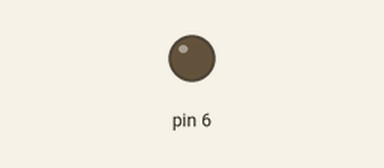
This sketch was run on a simulated Arduino Uno, built with avr-gcc and run on an emulated ATmega328P. Shown: output pins drawn as LEDs (lit = HIGH).

Above: at 2.8 s.
Timing chart, 0 to 7.8 s (numbered marks = the images above):
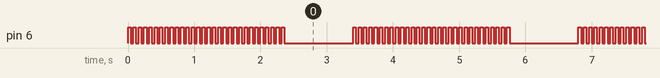

The sketch:

LEDS_OSCILOSCOPIO__FOTOGRAFICA_.ino
```cpp
void setup() {
 pinMode (6, OUTPUT);
}

void loop() {
   for(int x=0;x<30;x++)
   {
    digitalWrite(6,HIGH);
    delay(40);
    digitalWrite(6,LOW);
    delay(40);
   }
   digitalWrite(6,LOW);
   delay(1000);
}
```

Measured:
- by itself, pin 6: moves between LOW and HIGH, repeating every 3.4 s
